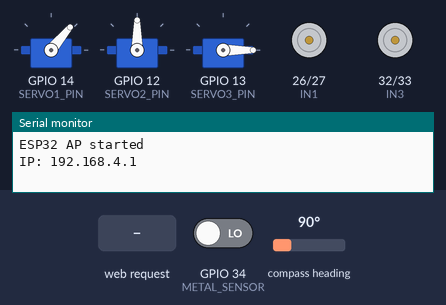
Simulated run of this sketch. Board: ESP32. Shown: 3 × servo, motor-driver pin pairs drawn as motors (green arrow = first pin HIGH = forward, orange = second pin HIGH = backward, longer = more drive), the last lines printed to the serial monitor. Wiring (inferred from the names in the program): HMC5883L compass at I2C address 0x1E. Inputs (shaded band) come from the test bench; at power-on: GPIO 34 (METAL_SENSOR) LOW, compass heading 90°.

Above: at 1.2 s.
1.3 s: GPIO 34 (METAL_SENSOR) driven HIGH
At 1.55 s:
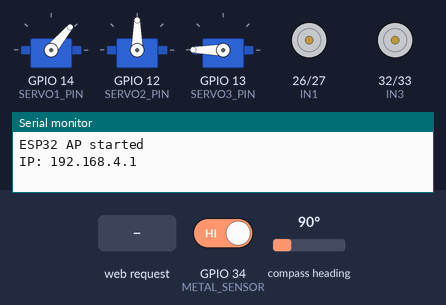
4.3 s: HTTP request GET /car?forward received
At 4.55 s:
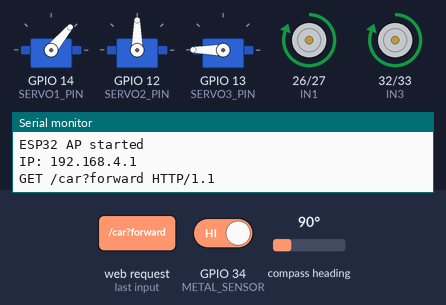
7.3 s: HTTP request GET /car?back received
At 7.56 s:
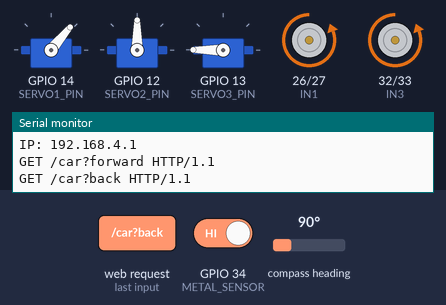
10.3 s: HTTP request GET /car?left received
At 10.57 s:
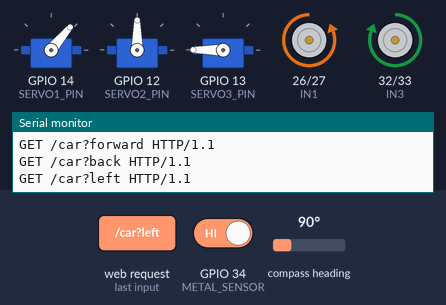
13.3 s: HTTP request GET /car?right received
At 13.57 s:
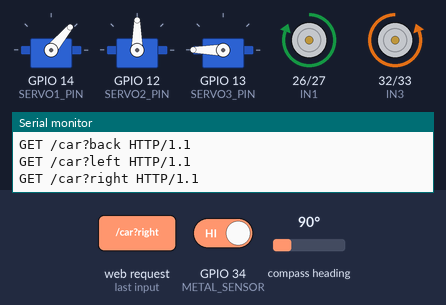
16.3 s: GPIO 34 (METAL_SENSOR) driven LOW
At 17.3 s:
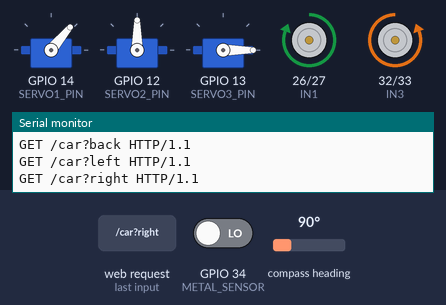
Timing chart, 0 to 18.8 s (numbered marks = the images above; inputs shaded):
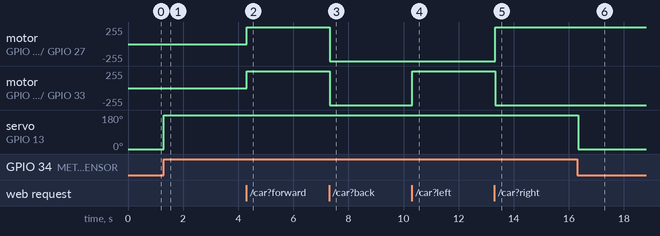

Measured:
- after the input at 1.3 s, servo on GPIO 13 (SERVO3_PIN): 0° → 180° at once
- after the input at 4.3 s, motor on GPIO 26 (IN1) / GPIO 27 (IN2), motor on GPIO 32 (IN3) / GPIO 33 (IN4): stopped → forward 255/255 at once
- after the input at 7.3 s, motor on GPIO 26 (IN1) / GPIO 27 (IN2), motor on GPIO 32 (IN3) / GPIO 33 (IN4): forward 255/255 → backward 255/255 at once
- after the input at 10.3 s, motor on GPIO 32 (IN3) / GPIO 33 (IN4): backward 255/255 → forward 255/255 at once
- after the input at 13.3 s, motor on GPIO 26 (IN1) / GPIO 27 (IN2): backward 255/255 → forward 255/255 at once; motor on GPIO 32 (IN3) / GPIO 33 (IN4): forward 255/255 → backward 255/255 at once
- after the input at 16.3 s, servo on GPIO 13 (SERVO3_PIN): 180° → 0° at once

The sketch:

main.ino
```cpp
#include <WiFi.h>
#include <ESP32Servo.h>
#include <DHT.h>
#include <Wire.h>
#include <math.h>

// ======= Wi-Fi AP =======
const char* ssid = "ESP32_AP";
const char* password = "12345678";
WiFiServer server(80);

// ======= Servos =======
#define SERVO1_PIN 14
#define SERVO2_PIN 12
#define SERVO3_PIN 13
Servo servo1, servo2, servo3;
int servo1Angle = 50; // limit 50-90
int servo2Angle = 90;
int servo3Angle = 0;

// ======= Metal Sensor =======
#define METAL_SENSOR 34

// ======= DHT11 =======
#define DHT_PIN 25
#define DHT_TYPE DHT11
DHT dht(DHT_PIN, DHT_TYPE);

// ======= Magnetometer HMC5883L =======
#define HMC5883L_ADDR 0x1E
float mx, my, mz;
float cx, cy, cz;

// Calibration values
float minX = 1000000, minY = 1000000, minZ = 1000000;
float maxX = -1000000, maxY = -1000000, maxZ = -1000000;
float offsetX = 0, offsetY = 0, offsetZ = 0;
float scaleX = 1, scaleY = 1, scaleZ = 1;

unsigned long lastCompassMillis = 0;
float currentCompassAngle = 0;

// ======= L298N Motor Pins =======
#define IN1 26
#define IN2 27
#define IN3 32
#define IN4 33

void setup() {
  Serial.begin(115200);
  Wire.begin();
  dht.begin();

  // Attach servos
  servo1.attach(SERVO1_PIN); servo1.write(servo1Angle);
  servo2.attach(SERVO2_PIN); servo2.write(servo2Angle);
  servo3.attach(SERVO3_PIN); servo3.write(servo3Angle);

  // Metal sensor
  pinMode(METAL_SENSOR, INPUT);

  // HMC5883L init
  Wire.beginTransmission(HMC5883L_ADDR);
  Wire.write(0x00); Wire.write(0x70); Wire.endTransmission();
  Wire.beginTransmission(HMC5883L_ADDR);
  Wire.write(0x01); Wire.write(0xA0); Wire.endTransmission();
  Wire.beginTransmission(HMC5883L_ADDR);
  Wire.write(0x02); Wire.write(0x00); Wire.endTransmission();

  // Motor pins
  pinMode(IN1, OUTPUT); pinMode(IN2, OUTPUT);
  pinMode(IN3, OUTPUT); pinMode(IN4, OUTPUT);
  stopCar();

  // Start Wi-Fi AP
  WiFi.softAP(ssid, password);
  Serial.println("ESP32 AP started");
  Serial.print("IP: "); Serial.println(WiFi.softAPIP());
  server.begin();
}

void loop() {
  unsigned long now = millis();

  // Compass update every 20ms
  if (now - lastCompassMillis >= 20) {
    currentCompassAngle = readCompassAngle();
    lastCompassMillis = now;
  }

  // Wi-Fi client handling
  WiFiClient client = server.available();
  if (client) {
    String request = client.readStringUntil('\r'); client.flush();
    Serial.println(request);

    // ======= Servo Control =======
    if (request.indexOf("/servo1?open") >= 0) { servo1Angle = min(90, servo1Angle+5); servo1.write(servo1Angle); }
    if (request.indexOf("/servo1?close") >= 0) { servo1Angle = max(50, servo1Angle-5); servo1.write(servo1Angle); }
    if (request.indexOf("/servo2?up") >= 0) { servo2Angle = min(180, servo2Angle+5); servo2.write(servo2Angle); }
    if (request.indexOf("/servo2?down") >= 0) { servo2Angle = max(0, servo2Angle-5); servo2.write(servo2Angle); }
    if (request.indexOf("/servo3short") >= 0) { servo3.write(180); delay(500); servo3.write(0); }

    // ======= Car Control =======
    if (request.indexOf("/car?forward") >= 0) moveForward();
    else if (request.indexOf("/car?back") >= 0) moveBackward();
    else if (request.indexOf("/car?left") >= 0) turnLeft();
    else if (request.indexOf("/car?right") >= 0) turnRight();
    else if (request.indexOf("/car?stop") >= 0) stopCar();

    // ======= JSON Data Endpoint =======
    if (request.indexOf("/data") >= 0) {
      bool metal = digitalRead(METAL_SENSOR);
      float temp = dht.readTemperature();
      float hum  = dht.readHumidity();
      String dir = headingToText(currentCompassAngle);

      client.println("HTTP/1.1 200 OK");
      client.println("Content-Type: application/json");
      client.println("Connection: close");
      client.println();
      client.print("{\"metal\":"); client.print(metal?"true":"false");
      client.print(",\"temp\":"); client.print(temp,1);
      client.print(",\"hum\":"); client.print(hum,1);
      client.print(",\"servo1\":"); client.print(servo1Angle);
      client.print(",\"servo2\":"); client.print(servo2Angle);
      client.print(",\"compassAngle\":"); client.print(currentCompassAngle,1);
      client.print(",\"compassDir\":\""); client.print(dir); client.print("\"}");
      client.stop();
      return;
    }

    // ======= Default HTML =======
    client.println("HTTP/1.1 200 OK");
    client.println("Content-type:text/html");
    client.println("Connection: close");
    client.println();
    client.println(getHTML());
    client.stop();
  }

  // Automatic servo3 trigger by metal
  if (digitalRead(METAL_SENSOR)) { servo3.write(180); delay(500); servo3.write(0); }
}

// ======= Compass Read with Calibration =======
float readCompassAngle() {
  Wire.beginTransmission(HMC5883L_ADDR);
  Wire.write(0x03);
  Wire.endTransmission();

  Wire.requestFrom(HMC5883L_ADDR, 6);
  if (Wire.available() == 6) {
    int16_t x = (Wire.read() << 8) | Wire.read();
    int16_t z = (Wire.read() << 8) | Wire.read();
    int16_t y = (Wire.read() << 8) | Wire.read();

    mx = (float)x; my = (float)y; mz = (float)z;
  }

  // Update min/max
  if (mx < minX) minX = mx; if (mx > maxX) maxX = mx;
  if (my < minY) minY = my; if (my > maxY) maxY = my;
  if (mz < minZ) minZ = mz; if (mz > maxZ) maxZ = mz;

  // Calculate offsets
  offsetX = (maxX + minX) / 2.0;
  offsetY = (maxY + minY) / 2.0;
  offsetZ = (maxZ + minZ) / 2.0;

  // Calculate scales
  float avg_delta = ((maxX - minX) + (maxY - minY) + (maxZ - minZ)) / 3.0;
  scaleX = avg_delta / (maxX - minX);
  scaleY = avg_delta / (maxY - minY);
  scaleZ = avg_delta / (maxZ - minZ);

  // Apply calibration
  cx = (mx - offsetX) * scaleX;
  cy = (my - offsetY) * scaleY;
  cz = (mz - offsetZ) * scaleZ;

  // Heading angle
  float heading = atan2(cy, cx) * 180.0 / M_PI;
  if (heading < 0) heading += 360;
  return heading;
}

// Convert heading angle to compass direction
String headingToText(float heading) {
  if (heading >= 337.5 || heading < 22.5)   return "North";
  else if (heading >= 22.5 && heading < 67.5)   return "North-East";
  else if (heading >= 67.5 && heading < 112.5)  return "East";
  else if (heading >= 112.5 && heading < 157.5) return "South-East";
  else if (heading >= 157.5 && heading < 202.5) return "South";
  else if (heading >= 202.5 && heading < 247.5) return "South-West";
  else if (heading >= 247.5 && heading < 292.5) return "West";
  else if (heading >= 292.5 && heading < 337.5) return "North-West";
  return "Unknown";
}

// ======= Motor Functions =======
void moveForward() { digitalWrite(IN1,HIGH); digitalWrite(IN2,LOW); digitalWrite(IN3,HIGH); digitalWrite(IN4,LOW); }
void moveBackward(){ digitalWrite(IN1,LOW); digitalWrite(IN2,HIGH); digitalWrite(IN3,LOW); digitalWrite(IN4,HIGH); }
void turnLeft(){ digitalWrite(IN1,LOW); digitalWrite(IN2,HIGH); digitalWrite(IN3,HIGH); digitalWrite(IN4,LOW); }
void turnRight(){ digitalWrite(IN1,HIGH); digitalWrite(IN2,LOW); digitalWrite(IN3,LOW); digitalWrite(IN4,HIGH); }
void stopCar(){ digitalWrite(IN1,LOW); digitalWrite(IN2,LOW); digitalWrite(IN3,LOW); digitalWrite(IN4,LOW); }

// ======= HTML + JS =======
String getHTML() {
  String html = "<!DOCTYPE html><html><head><title>ESP32 Control + Compass + Car</title>";
  html += "<meta name='viewport' content='width=device-width, initial-scale=1.0'>";
  html += "<style>";
  html += "body{background:#0d0d0d;color:#0ff;text-align:center;font-family:sans-serif;-webkit-user-select:none;-moz-user-select:none;-ms-user-select:none;user-select:none;}";
  html += "button{padding:12px 20px;margin:5px;font-size:16px;border:none;border-radius:8px;color:#fff;cursor:pointer;";
  html += "background: linear-gradient(45deg, #ff6b6b, #f94d6a); transition:0.3s;}";
  html += "button:hover{background: linear-gradient(45deg, #6bc1ff, #4d94f9);}";
  html += "button:active{box-shadow:0 0 20px #fff inset;}";
  html += ".status{padding:10px;margin:5px;font-size:16px;border-radius:8px;display:inline-block;}";
  html += ".metal{background:#ff0080;color:#fff;} .nonmetal{background:#00ff80;color:#000;}";
  html += "</style></head><body>";

  html += "<h2>ESP32 Servo + Compass + Car Control</h2>";

  // Servo controls
  html += "<p>Servo1: <span id='servo1Val'>0</span></p>";
  html += "<button onclick=\"fetch('/servo1?open')\">Close</button>";
  html += "<button onclick=\"fetch('/servo1?close')\">Open</button><br>";
  html += "<p>Servo2: <span id='servo2Val'>0</span></p>";
  html += "<button onclick=\"fetch('/servo2?up')\">Up</button>";
  html += "<button onclick=\"fetch('/servo2?down')\">Down</button><br>";
  html += "<p><button onclick=\"fetch('/servo3short')\">Plate Short</button></p><hr>";

  // Metal & DHT
  html += "<div>Metal Status: <span id='metalStatus' class='status nonmetal'>Non-Metal</span></div>";
  html += "<div>Temp: <span id='temp'>--</span>°C, Hum: <span id='hum'>--</span>%</div>";

  // Compass
  html += "<div>";
  html += "<canvas id='compassCanvas' width='200' height='200' style='background:#111;border-radius:50%;display:block;margin:auto;'></canvas>";
  html += "<p>Angle: <span id='compassAngle'>--</span>°, Dir: <span id='compassDir'>--</span></p>";
  html += "</div>";

  // Car buttons
  html += "<h3>Car Control (Hold Button)</h3>";
  html += "<button onmousedown=\"fetch('/car?forward')\" onmouseup=\"fetch('/car?stop')\" ontouchstart=\"fetch('/car?forward')\" ontouchend=\"fetch('/car?stop')\">Forward</button><br>";
  html += "<button onmousedown=\"fetch('/car?back')\" onmouseup=\"fetch('/car?stop')\" ontouchstart=\"fetch('/car?back')\" ontouchend=\"fetch('/car?stop')\">Backward</button><br>";
  html += "<button onmousedown=\"fetch('/car?left')\" onmouseup=\"fetch('/car?stop')\" ontouchstart=\"fetch('/car?left')\" ontouchend=\"fetch('/car?stop')\">Right</button><br>";
  html += "<button onmousedown=\"fetch('/car?right')\" onmouseup=\"fetch('/car?stop')\" ontouchstart=\"fetch('/car?right')\" ontouchend=\"fetch('/car?stop')\">Left</button><br>";

  // JS auto-update (update every 0.1s)
  html += "<script>";
  html += "function update(){fetch('/data').then(r=>r.json()).then(d=>{";
  html += "document.getElementById('servo1Val').innerText=d.servo1;";
  html += "document.getElementById('servo2Val').innerText=d.servo2;";
  html += "document.getElementById('metalStatus').innerText=d.metal?'Metal':'Non-Metal';";
  html += "document.getElementById('metalStatus').className='status '+(d.metal?'metal':'nonmetal');";
  html += "document.getElementById('temp').innerText=d.temp.toFixed(1);";
  html += "document.getElementById('hum').innerText=d.hum.toFixed(1);";
  html += "document.getElementById('compassAngle').innerText=d.compassAngle.toFixed(1);";
  html += "document.getElementById('compassDir').innerText=d.compassDir;";
  html += "drawCompass(d.compassAngle);";
  html += "});}";
  html += "let canvas=document.getElementById('compassCanvas');";
  html += "let ctx=canvas.getContext('2d');";
  html += "function drawCompass(angle){ctx.clearRect(0,0,200,200);ctx.save();ctx.translate(100,100);";
  html += "ctx.beginPath();ctx.arc(0,0,90,0,2*Math.PI);ctx.strokeStyle='#0ff';ctx.lineWidth=2;ctx.stroke();";
  html += "ctx.fillStyle='#0ff';ctx.font='16px sans-serif';ctx.textAlign='center';ctx.textBaseline='middle';";
  html += "ctx.fillText('N',0,-80);ctx.fillText('S',0,80);ctx.fillText('E',80,0);ctx.fillText('W',-80,0);";
  html += "ctx.rotate(angle*Math.PI/180);ctx.beginPath();ctx.moveTo(0,-70);ctx.lineTo(-7,0);ctx.lineTo(7,0);ctx.closePath();ctx.fillStyle='red';ctx.fill();ctx.restore();};";
  html += "setInterval(update,100);update();";
  html += "</script></body></html>";
  return html;
}
```
